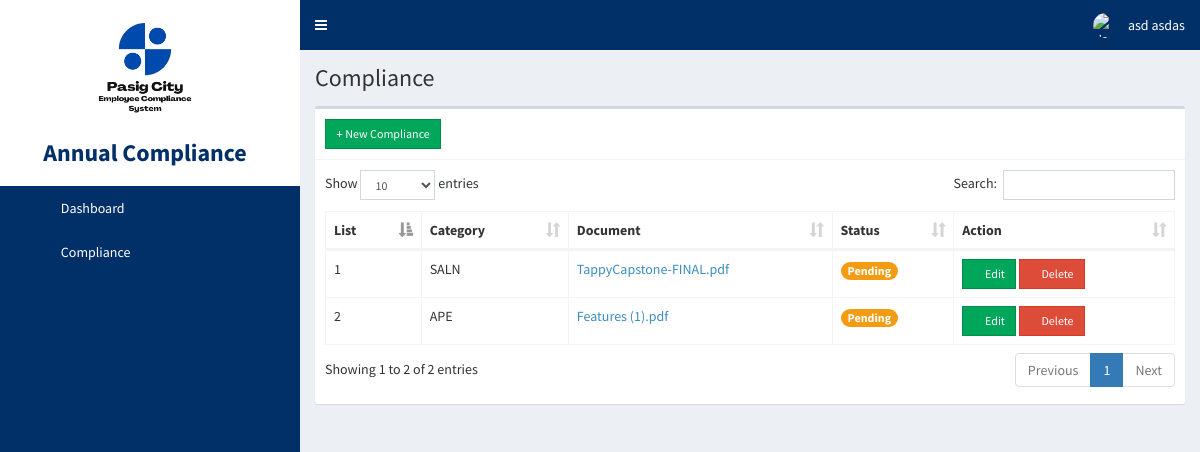
The app's page /admin/compliance.php (signed in) with its own data.
### tables this page shows
CREATE TABLE `users` (
  `users_id` int(11) NOT NULL,
  `img` text NOT NULL,
  `employeeid` text NOT NULL,
  `fullname` text NOT NULL,
  `firstname` varchar(100) NOT NULL,
  `lastname` varchar(100) NOT NULL,
  `middlename` varchar(100) NOT NULL,
  `birthdate` date NOT NULL DEFAULT current_timestamp(),
  `address` text NOT NULL,
  `contact` varchar(15) NOT NULL,
  `email` varchar(50) NOT NULL,
  `password` text NOT NULL,
  `passwordtxt` text NOT NULL,
  `type` int(1) NOT NULL COMMENT 'employee=0,admin=1,hrstaff=2,hrofficer=3',
  `status` int(1) NOT NULL,
  `code` text NOT NULL,
  `passphrase` text NOT NULL,
  `attempt` int(1) NOT NULL,
  `datetime` datetime NOT NULL DEFAULT current_timestamp(),
  `questionnaire` text NOT NULL,
  `answer` text NOT NULL,
  `status_of_employment` text NOT NULL
);

CREATE TABLE `compliance` (
  `id` int(11) NOT NULL,
  `users_id` int(11) NOT NULL,
  `file` text NOT NULL,
  `category` text NOT NULL,
  `status` text NOT NULL DEFAULT 'Pending',
  `date_created` datetime NOT NULL DEFAULT current_timestamp()
);

### config/config.php (called while the page is built, shortened)
<?php
class Connection{
	private $servername = "localhost";
	private $username = "root";
	private $password = "";
	private $dbname = "annualcompliance";
	public function conn(){
		try {
		$this->dsn = "mysql:host=".$this->servername.";dbname=".$this->dbname;
		$this->pdo = new PDO($this->dsn, $this->username, $this->password);
		$this->pdo->setAttribute(PDO::ATTR_ERRMODE, PDO::ERRMODE_EXCEPTION);
		$this->pdo->setAttribute(PDO::ATTR_DEFAULT_FETCH_MODE, PDO::FETCH_ASSOC);
		$this->pdo->exec("SET time_zone = '+08:00'");
		return $this->pdo;
		} catch (Exception $e) {
			echo 'error'. $e->getmessage();
		}
	}
}
?>

### admin/compliance.php (the view, shortened to what this page needs)
<?php
  include '../config/config.php';
  class data extends Connection{
    public function managedata(){
?>
<!DOCTYPE html>
<html>
<head><?php include 'head.php'; ?></head>
<body class="hold-transition skin-blue sidebar-mini">
  <div class="wrapper">
    <?php include 'navbar.php'; ?>
    <?php include 'sidebar.php'; ?>
    <div class="content-wrapper">
        <section class="content-header">
          <h1><?php
          if ($_SESSION['type'] == 0) {
            echo "Compliance";
          } else {
            echo "View";
          }
          ?></h1>
        </section>
        <section class="content">
        <div class="row">
          <div class="col-xs-12">
            <div class="box">
                <?php if($_SESSION['type'] == 0): ?>
                    <div class="box-header with-border">
                        <a href="#addnew" data-toggle="modal" class="btn btn-success btn-sm btn-flat custom-btn"><i class="fa fa-plus"></i> New Compliance</a>
                    </div>
                <?php endif; ?>
                <?php if($_SESSION['type'] == 0): ?>
                    <div class="box-body table-responsive">
                        <table id="example1" class="table table-bordered">
                            <thead>
                                <th>List</th>
                                <th>Category</th>
                                <th>Document</th>
                                <th>Status</th>
                                <th>Action</th>
                            </thead>
                            <tbody>
                                <?php
                                $sql = "SELECT * FROM compliance WHERE users_id = '".$_SESSION['users_id']."'";
                                $stmt = $this->conn()->query($sql);
                                $id = 1;
                                while ($row = $stmt->fetch()) {
                                ?>
                                    <tr>
                                        <td><?php echo $id; ?></td>
                                        <td><?php echo $row['category']; ?></td>
                                        <td><a href="../files/<?php echo $row['file']; ?>" target="_blank"><?php echo $row['file']; ?></a></td>
                                        <td><span class="badge btn-warning"><?php echo $row['status']; ?></span></td>
                                        <td>
                                            <button class='btn btn-success btn-sm edit btn-flat'
                                                data-edit_id='<?php echo $row['id']; ?>'>
                                                <i class='fa fa-edit'></i> Edit
                                            </button>
                                            <button class='btn btn-danger btn-sm delete btn-flat'
                                                data-delete_id='<?php echo $row['id']; ?>'>
                                                <i class='fa fa-trash'></i> Delete
                                            </button>
                                        </td>
                                    </tr>
                                <?php $id++; } ?>
                            </tbody>
                        </table>
                    </div>
                <?php endif; ?>
            </div>
          </div>
        </div>
      </section>
      </div>
    </div>
</body>
</html>
<?php } } $data = new data(); $data->managedata(); ?>

### admin/navbar.php (shortened to what this page needs)
<header class="main-header">
  <nav class="navbar navbar-static-top">
    <a href="#" class="sidebar-toggle" data-toggle="push-menu" role="button">
    </a>
    <div class="navbar-custom-menu">
      <ul class="nav navbar-nav">
        <li class="dropdown user user-menu">
          <a href="#" class="dropdown-toggle" data-toggle="dropdown">
             <?php
          $sql = "SELECT * FROM users WHERE users_id = '".$_SESSION['users_id']."'";
          $stmt = $this->conn()->query($sql);
          $row = $stmt->fetch();
                ?>
            <img src="../images/<?php echo $row['img'] ?>" class="user-image" alt="User Image">
            <span class="hidden-xs"><?php echo $row['firstname'] ?> <?php echo $row['lastname'] ?></span>
          </a>
        </li>
      </ul>
    </div>
  </nav>
</header>

### records on screen
users: firstname "asd", lastname "asdas"
compliance: category "SALN", file "TappyCapstone-FINAL.pdf", status "Pending"
compliance: category "APE", file "Features (1).pdf", status "Pending"
